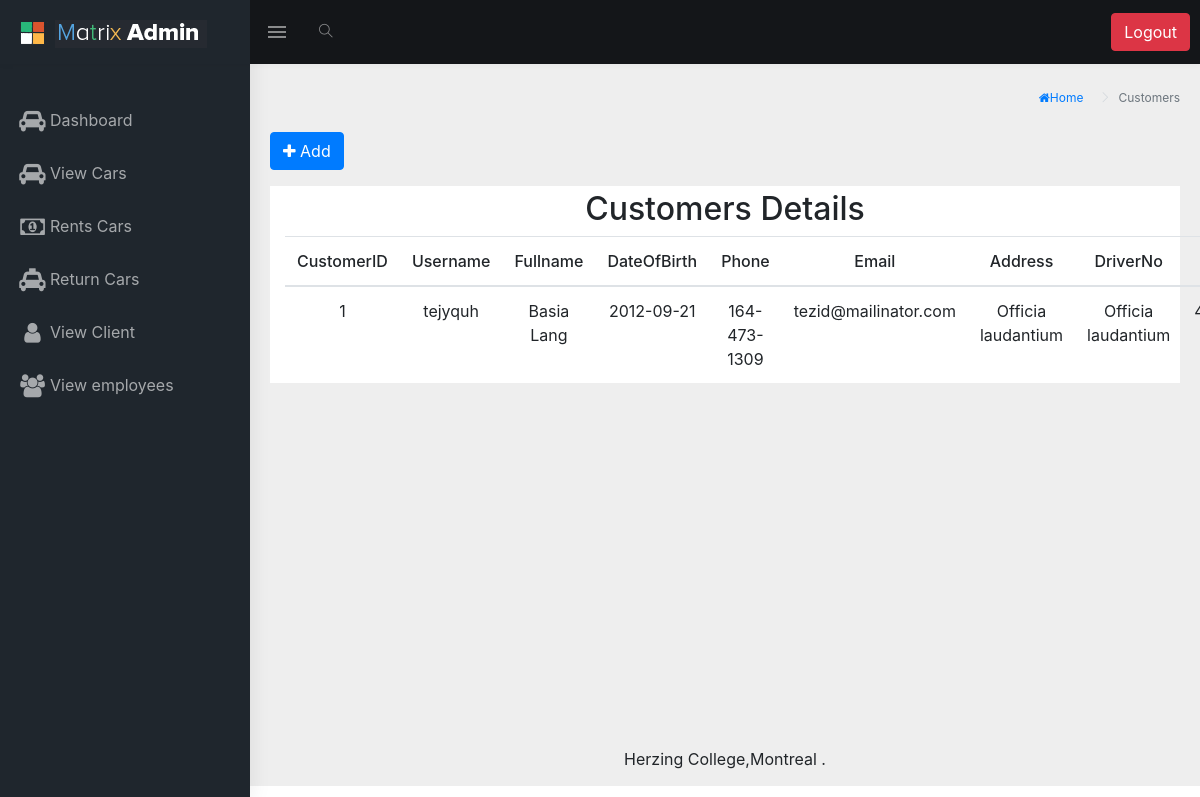
Page /admin/?controller=customer&action=view on the committed database.
### tables this page shows
CREATE TABLE IF NOT EXISTS `customer` (
  `CustomerID` int(11) NOT NULL AUTO_INCREMENT,
  `Username` varchar(10) NOT NULL,
  `Password` varchar(32) NOT NULL,
  `Fullname` varchar(50) NOT NULL,
  `DateOfBirth` date NOT NULL,
  `Phone` varchar(200) NOT NULL,
  `Email` varchar(100) NOT NULL,
  `Address` varchar(255) NOT NULL,
  `DriverNo` varchar(20) NOT NULL,
  `CreditCardNo` varchar(20) NOT NULL,
  `valid` tinyint(4) NOT NULL DEFAULT '0',
  PRIMARY KEY (`CustomerID`)
);

### admin/Controller/CustomerController.class.php (called while the page is built, shortened)
<?php
class CustomerController{
	private $db;
	function __construct(){
		$this->db = new DBManager();
	}
	function view(){
		$customer = $this->db->getAllCustomer();
		require_once 'View/customer.php';
	}
}

### admin/View/layout.php (called while the page is built)
<?php include 'View/header.php'; ?>
<?php include 'dispatcher.php'; ?>
<?php include 'View/footer.php'; ?>

### admin/Model/DBManager.class.php (called while the page is built, shortened)
<?php
class DBManager{
  private $db;
  public function __construct(){
    $host   = "localhost";
    $user   = "root";
    $pass   = "";
    $dbname = "herzing";
    try{
      $this->db = new PDO("mysql:host=$host;dbname=$dbname;charset=utf8", $user, $pass);
      $this->db->setAttribute(PDO::ATTR_ERRMODE, PDO::ERRMODE_EXCEPTION);
      $this->db->setAttribute(PDO::ATTR_EMULATE_PREPARES, false);
    }catch(Exception $e){
      die("Database Connection Error: " . $e->getMessage());
    }
  }
        public function getAllCustomer(){
            $query      = $this->db->query("SELECT * FROM customer ORDER BY CustomerID");
            $CustomerArray = $query->fetchAll(PDO::FETCH_ASSOC);
            $CustomerObj = [];
            foreach ($CustomerArray as $array)
              $CustomerObj[] = new Customer($array);
            return $CustomerObj;
          }
      }
      ?>

### admin/Model/Customer.class.php (called while the page is built, shortened)
<?php
class Customer{
    private $CustomerID;
    private $Username;
    private $Fullname;
    private $DateOfBirth;
    private $Phone;
    private $Email;
    private $Address;
    private $DriverNo;
    public function getCustomerID(){
      return $this->CustomerID;
    }
    public function getUsername(){
      return $this->Username;
    }
    public function getFullname(){
      return $this->Fullname;
    }
    public function getDateOfBirth(){
      return $this->DateOfBirth;
    }
    public function getPhone(){
      return $this->Phone;
    }
    public function getEmail(){
      return $this->Email;
    }
    public function getAddress(){
      return $this->Address;
    }
    public function getDriverNo(){
      return $this->DriverNo;
    }
  }
  ?>

### admin/View/customer.php (the view, shortened to what this page needs)
<?php include 'View/menubar.php'; ?>
<?php include 'View/sidebar.php'; ?>
<div class="page-wrapper">
   <div class="page-breadcrumb">
    <div class="row">
        <div class="col-12 d-flex no-block align-items-center">
            <div class="ml-auto text-right">
                <nav aria-label="breadcrumb">
                    <ol class="breadcrumb">
                        <li class="breadcrumb-item"><a href="/php_project/admin/?controller=admindashboard&action=view"><i class="fa fa-home" aria-hidden="true"></i>Home</a></li>
                        <li class="breadcrumb-item active" aria-current="page">Customers</li>
                    </ol>
                </nav>
            </div>
        </div>
    </div>
</div>
            <div class="container-fluid">
                <a href="#demo" class="btn btn-primary" data-toggle="collapse"> <i class="fas-fa-plus"></i><i class="fa fa-plus"></i> Add</a>
                <div class="container-fluid bg-white mt-3 pt-1">
                  <h2 class="text-center">Customers Details</h2>
                  <table class="table table-hover text-center">
                    <thead>
                      <tr>
                        <th width="3%">CustomerID</th>
                        <th width="5%">Username</th>
                        <th width="5%">Fullname</th>
                        <th width="10%">DateOfBirth</th>
                        <th width="10%">Phone</th>
                        <th width="10%">Email</th>
                        <th width="20%">Address</th>
                        <th width="10%">DriverNo</th>
                        <th width="10%">CreditCardNo</th>
                    </tr>
                </thead>
                <tbody>
                    <?php foreach ($customer as $customers) :?>
                      <tr>
                        <td><?= $customers->getCustomerID() ?></td>
                        <td><?= $customers->getUsername() ?></td>
                        <td><?= $customers->getFullname() ?></td>
                        <td><?= $customers->getDateOfBirth() ?></td>
                        <td><?= $customers->getPhone() ?></td>
                        <td><?= $customers->getEmail() ?></td>
                        <td><?= $customers->getAddress() ?></td>
                        <td><?= $customers->getDriverNo() ?></td>
                        <td><?= $customers->getCreditCardNo() ?></td>
                    </tr>
                <?php endforeach; ?>
            </tbody>
        </table>
    </div>
</div>

### rows in the picture
customer: CustomerID "1", Username "tejyquh", Fullname "Basia Lang", DateOfBirth "2012-09-21", Phone "164-473-1309", Email "tezid@mailinator.com", Address "Officia laudantium", DriverNo "Officia laudantium"
